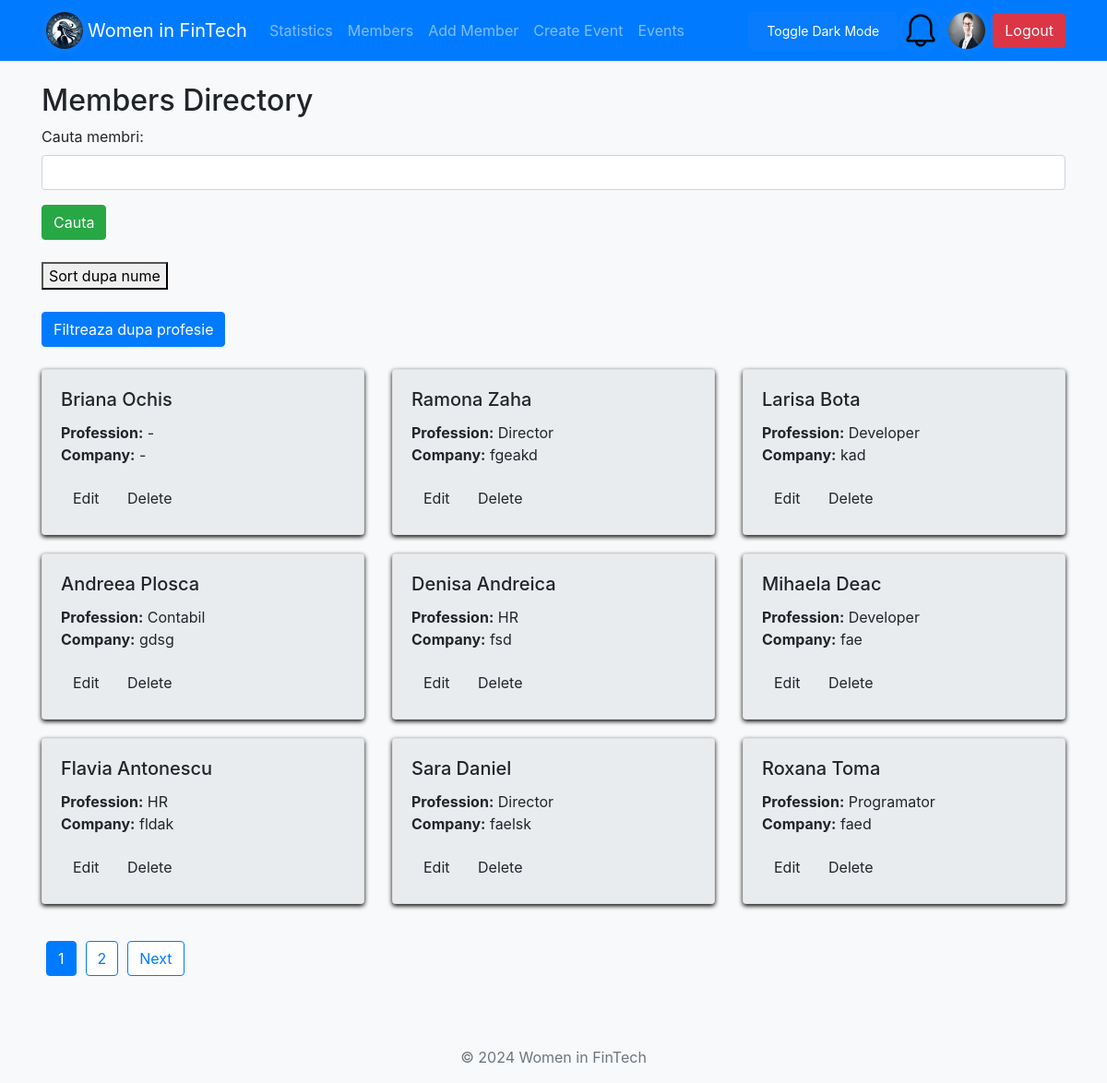
Screenshot of /members.php (signed in) with the database file from the repository.
### tables this page shows
CREATE TABLE `members` (
  `id` int(11) NOT NULL,
  `first_name` varchar(50) NOT NULL,
  `last_name` varchar(50) NOT NULL,
  `email` varchar(100) NOT NULL,
  `profession` varchar(100) DEFAULT '-',
  `company` varchar(100) DEFAULT '-',
  `expertise` text DEFAULT NULL,
  `linkedin_profile` varchar(255) DEFAULT NULL,
  `pfp` varchar(500) NOT NULL DEFAULT 'resources/default_profile_pic.jpg',
  `status` enum('admin','member','mentor') DEFAULT 'member',
  `created_at` timestamp NOT NULL DEFAULT current_timestamp(),
  `password` varchar(200) NOT NULL DEFAULT 'parola'
);

### members.php (the view, shortened to what this page needs)
<?php
include_once "includes/header.php";
$database = new Database();
$db = $database->getConnection();
$page = isset($_GET['page']) ? (int)$_GET['page'] : 1;
$page = max($page, 1);
$members_per_page = 9;
$offset = ($page - 1) * $members_per_page;
$searchQuery = isset($_POST['searchQuery']) ? $_POST['searchQuery'] : '';
?>
    <h2>Members Directory</h2>
    <form method="post" action="">
        <div class="form-group">
            <label for="searchQuery">Cauta membri:</label>
            <input type="text" name="searchQuery" id="searchQuery" class="form-control" value="<?php echo htmlspecialchars($searchQuery); ?>">
        </div>
        <button type="submit" class="btn btn-success">Cauta</button>
    </form>
    <br/>
    <form id="sortForm" method="post">
        <button type="submit" id="sortbutton" onclick="schimbaModSortare()"><?php echo isset($_POST['sortMode']) && $_POST['sortMode'] === 'sortcreare' ? 'Sort dupa creare' : 'Sort dupa nume'; ?></button>
    </form>
    <br/>
    <button class="btn btn-primary" onclick="toggleFilterSection()">Filtreaza dupa profesie</button>
    <br/>
    <br/>
<?php
$query = "SELECT * FROM members WHERE NOT (first_name = 'admin' AND last_name = 'admin')";
if (isset($_POST['sortMode']) && $_POST['sortMode'] === 'sortcreare') {
    $query .= " ORDER BY last_name, first_name";
}else if(isset($_POST['sortMode']) && $_POST['sortMode'] === 'sortnume') {
    $query .= " ORDER BY created_at";
} else {
    $query .= " ORDER BY created_at DESC";
}
$query .= " LIMIT :limit OFFSET :offset";
$stmt = $db->prepare($query);
$stmt->bindValue(':limit', $members_per_page, PDO::PARAM_INT);
$stmt->bindValue(':offset', $offset, PDO::PARAM_INT);
$stmt->execute();
$total_querry = 'SELECT COUNT(*) as total FROM members';
$total_stmt = $db->prepare($total_querry);
$total_stmt->execute();
$total_rows = $total_stmt->fetch(PDO::FETCH_ASSOC);
$total_members = $total_rows['total'];
$total_pages = ceil($total_members / $members_per_page);
?>
    <div class="row">
        <?php if ($stmt->rowCount() > 0): ?>
            <?php while ($row = $stmt->fetch(PDO::FETCH_ASSOC)): ?>
                <div class="col-md-4">
                    <div class="card member-card">
                        <div class="card-body">
                            <h5 class="card-title"><?php echo htmlspecialchars($row['first_name'] . ' ' . $row['last_name']); ?></h5>
                            <p class="card-text">
                                <strong>Profession:</strong> <?php echo htmlspecialchars($row['profession']); ?><br>
                                <strong>Company:</strong> <?php echo htmlspecialchars($row['company']); ?>
                            </p>
                            <a href="edit_member.php?id=<?php echo $row['id']; ?>" class="btn btnprimary">Edit</a>
                            <a href="delete_member.php?id=<?php echo $row['id']; ?>" class="btn btndanger" onclick="return confirm('Are you sure?')">Delete</a>
                        </div>
                    </div>
                </div>
            <?php endwhile; ?>
        <?php else: ?>
            <div class="col-12">
                <p class="text-center">No data found matching your criteria.</p>
            </div>
        <?php endif; ?>
    </div>
    <nav aria-label="Page navigation" class="pagination-container">
        <ul class="pagination">
            <?php for ($i = 1; $i <= $total_pages; $i++): ?>
                <li class="page-item <?php echo $i == $page ? 'active' : ''; ?>">
                    <a class="page-link" href="?page=<?php echo $i; ?>"><?php echo $i; ?></a>
                </li>
            <?php endfor; ?>
            <?php if ($page < $total_pages): ?>
                <li class="page-item">
                    <a class="page-link" href="?page=<?php echo $page + 1; ?>">Next</a>
                </li>
            <?php endif; ?>
        </ul>
    </nav>
<?php
include_once "includes/footer.php";
?>

### includes/header.php (shortened to what this page needs)
<?php
$database = new Database();
$db = $database->getConnection();
if(isset($_SESSION['user'])){
    $userId = $_SESSION['user']['id'];
    $query = "SELECT pfp FROM members WHERE id = :id";
    $stmt = $db->prepare($query);
    $stmt->bindParam(':id', $userId, PDO::PARAM_INT);
    $stmt->execute();
    $user = $stmt->fetch(PDO::FETCH_ASSOC);
$profilePic = $user['pfp'] ?? 'resources/default_profile_pic.jpg';
} else {
    $profilePic = 'resources/default_profile_pic.jpg';
}
?>
<!DOCTYPE html>
<html lang="ro">
<head>
    <link rel="stylesheet"
          href="https://stackpath.bootstrapcdn.com/bootstrap/4.5.2/css/bootstrap.min.css">
    <link rel="stylesheet" href="css/style.css">
</head>
<body class="bg-light">
<nav class="navbar navbar-expand-lg navbar-dark bg-primary">
    <div class="container">
        <img class="logo" src="logo.png" style="width: 50px; height: auto; border-radius: 50%; border: 5px solid #087cfc;">
        <a class="navbar-brand" href="<?php echo isset($_SESSION['user']) ? 'dashboard.php' : 'index.php'; ?>">Women in FinTech</a>
        <div class="collapse navbar-collapse" id="navbarNav">
            <ul class="navbar-nav">
                <?php if (isset($_SESSION['user'])): ?>
                    <?php if ($_SESSION['user']['status'] === 'admin' || $_SESSION['user']['status'] === 'mentor'): ?>
                        <li class="nav-item">
                            <a class="nav-link" href="statistics.php">Statistics</a>
                        </li>
                    <?php endif; ?>
                    <?php if ($_SESSION['user']['status'] === 'admin'): ?>
                        <li class="nav-item">
                            <a class="nav-link" href="members.php">Members</a>
                        </li>
                        <li class="nav-item">
                            <a class="nav-link" href="add_member.php">Add Member</a>
                        </li>
                    <li class="nav-item">
                        <a class="nav-link" href="create_event.php">Create Event</a>
                    </li>
                    <?php endif; ?>
                    <li class="nav-item">
                        <a class="nav-link" href="events.php">Events</a>
                    </li>
                <?php endif; ?>
            </ul>
        </div>
        <input onclick="darkMode()" id="darkButton" class="btn btn-primary" type="button" value="Toggle Dark Mode">
        <div class="dropdown">
            <img class="pfp dropdown-toggle" id="notificationBell" data-toggle="dropdown" aria-haspopup="true" aria-expanded="false"
                 src="resources/bell.png" style="width: 50px; height: 50px; border-radius: 50%; border: 5px solid #087cfc; cursor: pointer;">
        </div>
        <?php if (isset($_SESSION['user'])): ?>
        <a href="edit_profile.php" style="padding-right: 3px">
            <img class="pfp" src="<?php echo htmlspecialchars($profilePic); ?>" style="width: 50px; height: 50px; border-radius: 50%; border: 5px solid #087cfc;">
        </a>
        <?php endif; ?>
        <div class="ml-auto">
            <?php if (isset($_SESSION['user'])): ?>
                <a href="logout.php" class="btn btn-danger">Logout</a>
            <?php else: ?>
                <a href="login.php" class="btn btn-success">Login</a>
            <?php endif; ?>
    </div>
</nav>
<div class="container mt-4">

### css/style.css (style rules this page uses)
body { min-height: 100vh; display: flex; flex-direction: column; }
.member-card { margin-bottom: 20px; box-shadow: 0 2px 5px black; }
.card-body { background-color: #e9ecef; }
.logo { border-radius: 50%; }
#darkButton { float: right; background-color: #087cfc; color: white; border: none; padding: 10px 20px; border-radius: 5px; cursor: pointer; font-size: 14px; }
.member-card { transition: transform 0.2s, box-shadow 0.2s; }
.pagination-container { position: relative; margin-top: 20px; margin-bottom: 60px; text-align: justify; }
.pagination { display: inline-flex; justify-content: center; margin: 0; padding: 0; list-style: none; }
.pagination .page-item .page-link { margin: 0 5px; padding: 8px 12px; border-radius: 4px; color: #007bff; border: 1px solid #007bff; text-decoration: none; }
.pagination .page-item.active .page-link { background-color: #007bff; color: white; border-color: #007bff; }

### rows the page displays
members: pfp (picture)
members: first_name+last_name "Briana Ochis", profession "-", company "-"
members: first_name+last_name "Ramona Zaha", profession "Director", company "fgeakd"
members: first_name+last_name "Larisa Bota", profession "Developer", company "kad"
members: first_name+last_name "Andreea Plosca", profession "Contabil", company "gdsg"
members: first_name+last_name "Denisa Andreica", profession "HR", company "fsd"
members: first_name+last_name "Mihaela Deac", profession "Developer", company "fae"
members: first_name+last_name "Flavia Antonescu", profession "HR", company "fldak"
members: first_name+last_name "Sara Daniel", profession "Director", company "faelsk"
members: first_name+last_name "Roxana Toma", profession "Programator", company "faed"
